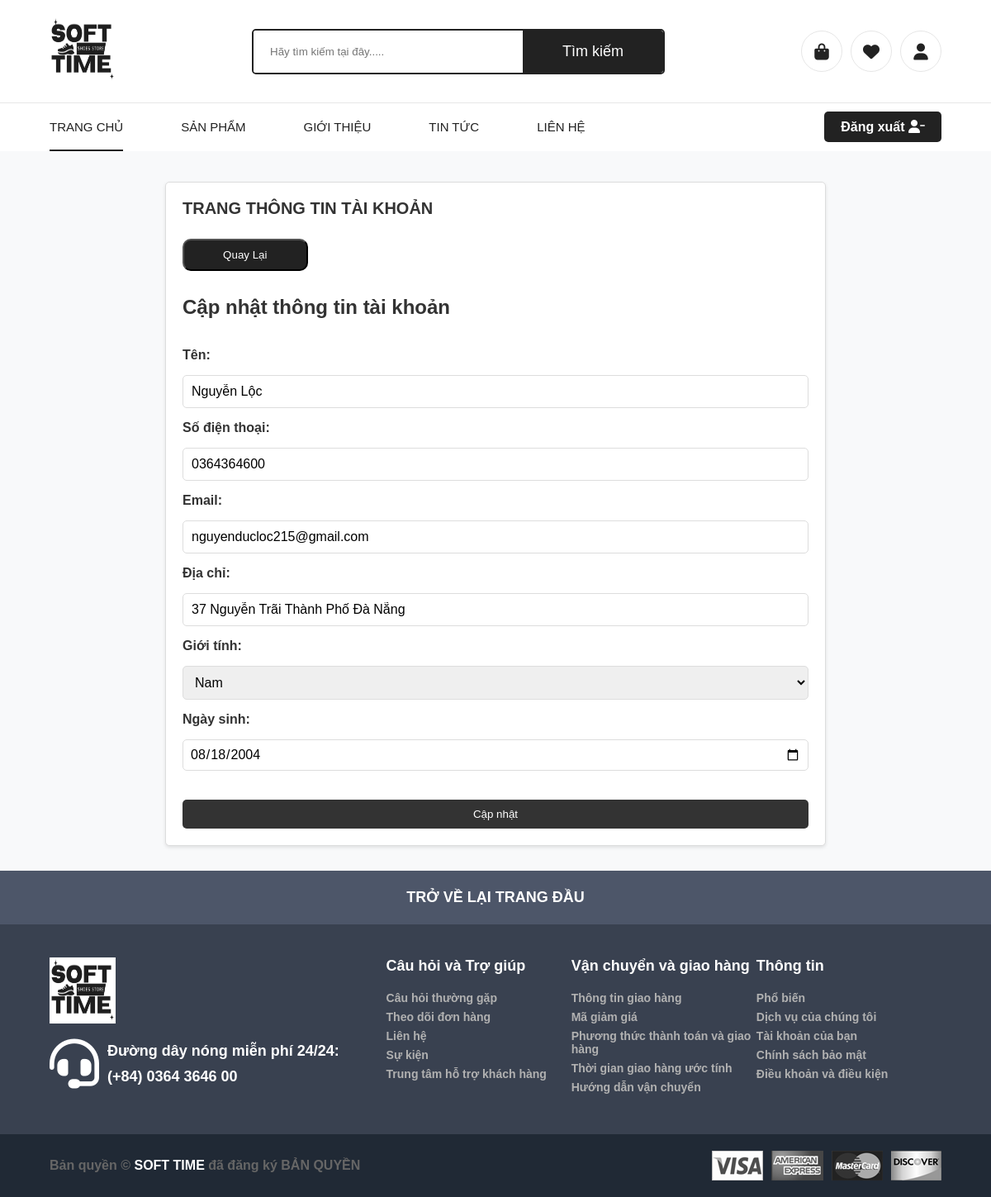
The app's page /khachang/account_update (signed in) with its own data.
### tables this page shows
CREATE TABLE `tbl_customers` (
  `customer_id` int(11) UNSIGNED NOT NULL,
  `customer_name` varchar(255) NOT NULL,
  `customer_phone` varchar(100) NOT NULL,
  `customer_email` varchar(200) NOT NULL,
  `customer_password` varchar(100) NOT NULL,
  `customer_address` varchar(200) NOT NULL,
  `customer_gender` varchar(10) DEFAULT NULL,
  `customer_dob` date DEFAULT NULL
);

### system/libs/Load.php (called while the page is built, shortened)
<?php
    class Load {
        public function view($filename, $data = False){
            include 'app/views/'.$filename.'.php';
        }
        public function model($filename){
            return new $filename();
        }
    }
?>

### app/controllers/khachang.php (called while the page is built, shortened)
<?php
    class khachang extends DController {
        public function account_update() {
            $customer_id = Session::get('customer_id');
            $table_customer = 'tbl_customers';
            $customermodel = $this->load->model('customermodel');
            $customer = $customermodel->getCustomer($table_customer, $customer_id);
            if (!empty($customer)) {
                $data['customer'] = $customer[0];
            }
            $table = 'tbl_category_product';
            $table_post = 'tbl_category_post';
            $categorymodel = $this->load->model('categorymodel');
            $data['category'] = $categorymodel->category_home($table);
            $data['category_post'] = $categorymodel->categorypost_home($table_post);
            $this->load->view('header', $data);
            $this->load->view('account_update', $data);
            $this->load->view('footer');
        }
    }
?>

### system/libs/Database.php (called while the page is built, shortened)
<?php
class Database extends PDO{
        public function select($sql, $data = array(), $fetchStyle = PDO::FETCH_ASSOC) {
            $statement = $this->prepare($sql);
            if (!empty($data)) {
                foreach($data as $key => $value) {
                    $statement->bindValue($key, $value);
                }
            }
            $statement->execute();
            return $statement->fetchAll($fetchStyle);
        }
}
?>

### app/models/customermodel.php (called while the page is built, shortened)
<?php
    class customermodel extends DModel{
        public function getCustomer($table_customer, $customer_id) {
            $sql = "SELECT * FROM $table_customer WHERE customer_id = :customer_id";
            $params = array(':customer_id' => $customer_id);
            $results = $this->db->select($sql, $params);
            return !empty($results) ? $results : [];
        }
    }
?>

### system/libs/DModel.php (called while the page is built, shortened)
<?php
class DModel{
    public function __construct(){
        $connect = 'mysql:dbname=pdo_blogs_ecomerce; host=localhost; charset=utf8';
        $user = 'root';
        $pass = '';
        $this->db = new Database($connect,$user,$pass);
      }
}
?>

### system/libs/DController.php (called while the page is built, shortened)
<?php
class DController
{
    public function __construct()
    {
        $this->load = new Load();
    }
}

### system/libs/Session.php (called while the page is built, shortened)
<?php
class Session{
    public static function get($key){
        if(isset($_SESSION[$key])){
            return $_SESSION[$key];
        }else{
            return isset($_SESSION[$key]) ? $_SESSION[$key] : false;
        }
    }
}
?>

### app/views/account_update.php (the view, shortened to what this page needs)
<section id="update_account">
    <div class="container">
        <form action="<?php echo BASE_URL ?>/khachang/update_account" method="POST" class="account-update-form">
            <h4 style="text-transform:uppercase;">Trang Thông tin tài khoản</h4>
            <button class="tonbut" onclick="window.location.href='<?php echo BASE_URL ?>/khachang/account'; return false;">Quay Lại</button>
            <h2>Cập nhật thông tin tài khoản</h2>
            <label for="customer_name">Tên:</label>
            <input type="text" id="customer_name" name="customer_name" value="<?php echo isset($customer['customer_name']) ? htmlspecialchars($customer['customer_name']) : ''; ?>" required>
            <label for="customer_phone">Số điện thoại:</label>
            <input type="text" id="customer_phone" name="customer_phone" value="<?php echo isset($customer['customer_phone']) ? htmlspecialchars($customer['customer_phone']) : ''; ?>" required pattern="\d{10,11}" title="Số điện thoại phải có từ 10 đến 11 ký tự và chỉ chứa số.">
            <label for="customer_email">Email:</label>
            <input type="email" id="customer_email" name="customer_email" value="<?php echo isset($customer['customer_email']) ? htmlspecialchars($customer['customer_email']) : ''; ?>" required>
            <label for="customer_address">Địa chỉ:</label>
            <input type="text" id="customer_address" name="customer_address" value="<?php echo isset($customer['customer_address']) ? htmlspecialchars($customer['customer_address']) : ''; ?>" required>
            <label for="customer_gender">Giới tính:</label>
            <select id="customer_gender" name="customer_gender" required>
                <option value="Nam" <?php if (isset($customer['customer_gender']) && $customer['customer_gender'] == 'Nam') echo 'selected'; ?>>Nam</option>
            </select>
            <label for="customer_dob">Ngày sinh:</label>
            <input type="date" id="customer_dob" name="customer_dob" value="<?php echo isset($customer['customer_dob']) ? htmlspecialchars($customer['customer_dob']) : ''; ?>" required>
            <button type="submit" class="btn">Cập nhật</button>
        </form>
    </div>
</section>

### public/css/style.css (style rules this page uses)
* { padding: 0; margin: 0; box-sizing: border-box; text-decoration: none; list-style: none; font-family: Verdana, Geneva, Tahoma, sans-serif ; }
:root { --main-color: #fff; --dark-color: #222222; --parg-color: #666666; --dark-red: #d01418; --border-color: #6666662a; --name-item: #0066c0; }
body { background-color: #f8f9fa; margin-top: 220px; font-size: 8px; }
h1,h2,h3,h4,h5,h6 { color: var(--dark-color); }
.container { width: 75%; margin: auto; }
@media (max-width: 1500px) { .container { width: 90%; } }
#update_account .container { max-width: 800px; margin: 0 auto; padding: 20px; background-color: #fff; border-radius: 5px; box-shadow: 0 2px 4px rgba(0, 0, 0, 0.1); border: 1px solid #ddd; margin-bottom: 30px; }
.tonbut { margin-bottom: 15px; width: 20%; padding: 10px 30px; background: var(--dark-color); cursor: pointer; color: #fff; border-radius: 10px; }
.account-update-form { display: flex; flex-direction: column; gap: 15px; }
.account-update-form h4 { text-transform: uppercase; font-size: 20px; font-weight: bold; color: #333; margin-bottom: 10px; }
.account-update-form h2 { font-size: 24px; font-weight: bold; color: #333; margin-bottom: 20px; }
.account-update-form label { font-size: 16px; font-weight: bold; color: #333; }
.account-update-form input, .account-update-form select { padding: 10px; border: 1px solid #ddd; border-radius: 5px; font-size: 16px; width: 100%; box-sizing: border-box; }
.account-update-form input[type="date"] { padding: 8px; }
.account-update-form .btn { background-color: #333; color: #fff; padding: 10px 20px; border-radius: 5px; cursor: pointer; display: inline-block; border: none; margin-top: 20px; }

### public/css/login_regss.css (style rules this page uses)
:root { --main-color: #fff; --dark-color: #222222; --parg-color: #666666; --dark-red: #d01418; --border-color: #6666662a; --name-item: #0066c0; }

### records on screen
tbl_customers: customer_name "Nguyễn Lộc", customer_phone "0364364600", customer_email "nguyenducloc215@gmail.com", customer_address "37 Nguyễn Trãi Thành Phố Đà Nẵng", customer_gender "Nam", customer_dob "08/18/2004"
